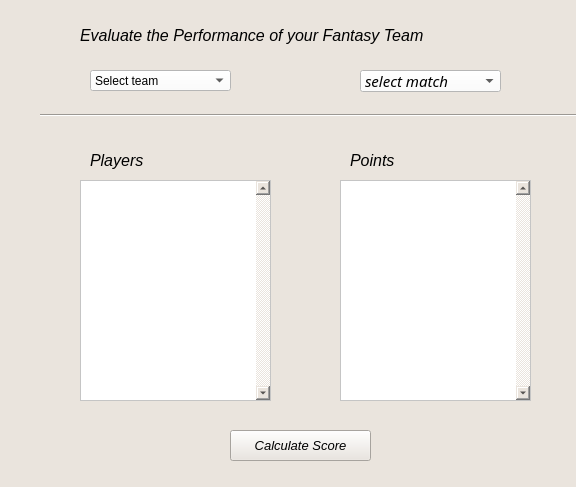
<?xml version="1.0" encoding="UTF-8"?>
<ui version="4.0">
 <class>evaluate_team</class>
 <widget class="QDialog" name="evaluate_team">
  <property name="geometry">
   <rect>
    <x>0</x>
    <y>0</y>
    <width>576</width>
    <height>487</height>
   </rect>
  </property>
  <property name="windowTitle">
   <string>Dialog</string>
  </property>
  <property name="styleSheet">
   <string notr="true">background-color: rgb(234, 228, 221);</string>
  </property>
  <widget class="QLabel" name="label">
   <property name="geometry">
    <rect>
     <x>80</x>
     <y>10</y>
     <width>451</width>
     <height>51</height>
    </rect>
   </property>
   <property name="font">
    <font>
     <family>MS Shell Dlg 2</family>
     <pointsize>12</pointsize>
     <italic>true</italic>
    </font>
   </property>
   <property name="text">
    <string>Evaluate the Performance of your Fantasy Team</string>
   </property>
  </widget>
  <widget class="QComboBox" name="selectteam_cb">
   <property name="geometry">
    <rect>
     <x>90</x>
     <y>70</y>
     <width>141</width>
     <height>21</height>
    </rect>
   </property>
   <property name="styleSheet">
    <string notr="true">background-color: rgb(255, 255, 255);
font: 75 italic 10pt &quot;Century Gothic&quot;;</string>
   </property>
   <property name="currentText">
    <string>Select team</string>
   </property>
   <item>
    <property name="text">
     <string>Select team</string>
    </property>
   </item>
  </widget>
  <widget class="QComboBox" name="selectmatch_cb">
   <property name="enabled">
    <bool>true</bool>
   </property>
   <property name="geometry">
    <rect>
     <x>360</x>
     <y>70</y>
     <width>141</width>
     <height>22</height>
    </rect>
   </property>
   <property name="font">
    <font>
     <family>Century Gothic</family>
     <pointsize>11</pointsize>
     <weight>9</weight>
     <italic>true</italic>
     <bold>false</bold>
    </font>
   </property>
   <property name="styleSheet">
    <string notr="true">background-color: rgb(255, 255, 255);
font: 75 italic 11pt &quot;Century Gothic&quot;;</string>
   </property>
   <item>
    <property name="text">
     <string extracomment="select amatch">select match</string>
    </property>
   </item>
   <item>
    <property name="text">
     <string>Match1</string>
    </property>
   </item>
  </widget>
  <widget class="Line" name="line">
   <property name="geometry">
    <rect>
     <x>40</x>
     <y>95</y>
     <width>551</width>
     <height>41</height>
    </rect>
   </property>
   <property name="styleSheet">
    <string notr="true">color: rgb(0, 0, 0);</string>
   </property>
   <property name="orientation">
    <enum>Qt::Horizontal</enum>
   </property>
  </widget>
  <widget class="QLabel" name="label_2">
   <property name="geometry">
    <rect>
     <x>90</x>
     <y>150</y>
     <width>81</width>
     <height>21</height>
    </rect>
   </property>
   <property name="font">
    <font>
     <family>MS Shell Dlg 2</family>
     <pointsize>12</pointsize>
     <weight>50</weight>
     <italic>true</italic>
     <bold>false</bold>
    </font>
   </property>
   <property name="text">
    <string>Players</string>
   </property>
  </widget>
  <widget class="QLabel" name="label_3">
   <property name="geometry">
    <rect>
     <x>350</x>
     <y>150</y>
     <width>81</width>
     <height>21</height>
    </rect>
   </property>
   <property name="font">
    <font>
     <family>MS Shell Dlg 2</family>
     <pointsize>12</pointsize>
     <weight>50</weight>
     <italic>true</italic>
     <bold>false</bold>
    </font>
   </property>
   <property name="text">
    <string>Points</string>
   </property>
  </widget>
  <widget class="QPushButton" name="calcscore_btn">
   <property name="enabled">
    <bool>true</bool>
   </property>
   <property name="geometry">
    <rect>
     <x>230</x>
     <y>430</y>
     <width>141</width>
     <height>31</height>
    </rect>
   </property>
   <property name="font">
    <font>
     <family>MS Shell Dlg 2</family>
     <pointsize>10</pointsize>
     <italic>true</italic>
    </font>
   </property>
   <property name="cursor">
    <cursorShape>ArrowCursor</cursorShape>
   </property>
   <property name="statusTip">
    <string>calculating score</string>
   </property>
   <property name="text">
    <string>Calculate Score</string>
   </property>
   <property name="autoDefault">
    <bool>false</bool>
   </property>
  </widget>
  <widget class="QListWidget" name="players_lw">
   <property name="geometry">
    <rect>
     <x>80</x>
     <y>180</y>
     <width>191</width>
     <height>221</height>
    </rect>
   </property>
   <property name="font">
    <font>
     <family>Comic Sans MS</family>
     <pointsize>10</pointsize>
     <weight>75</weight>
     <bold>true</bold>
    </font>
   </property>
   <property name="styleSheet">
    <string notr="true">background-color: rgb(255, 255, 255);</string>
   </property>
   <property name="verticalScrollBarPolicy">
    <enum>Qt::ScrollBarAlwaysOn</enum>
   </property>
   <property name="defaultDropAction">
    <enum>Qt::IgnoreAction</enum>
   </property>
   <property name="selectionMode">
    <enum>QAbstractItemView::NoSelection</enum>
   </property>
  </widget>
  <widget class="QListWidget" name="scores_lw">
   <property name="geometry">
    <rect>
     <x>340</x>
     <y>180</y>
     <width>191</width>
     <height>221</height>
    </rect>
   </property>
   <property name="font">
    <font>
     <family>Comic Sans MS</family>
     <pointsize>10</pointsize>
     <weight>75</weight>
     <bold>true</bold>
    </font>
   </property>
   <property name="styleSheet">
    <string notr="true">background-color: rgb(255, 255, 255);</string>
   </property>
   <property name="verticalScrollBarPolicy">
    <enum>Qt::ScrollBarAlwaysOn</enum>
   </property>
   <property name="selectionMode">
    <enum>QAbstractItemView::NoSelection</enum>
   </property>
  </widget>
 </widget>
 <resources/>
 <connections/>
</ui>
